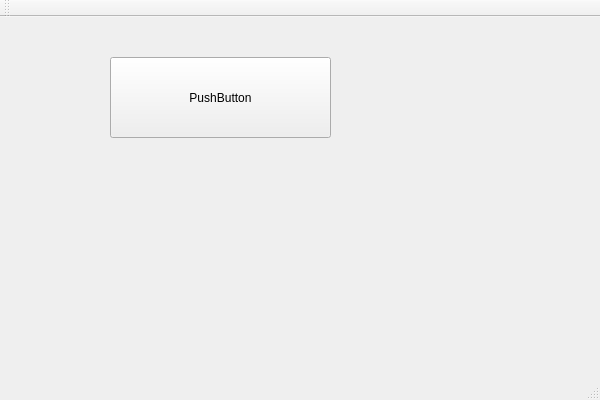
<?xml version="1.0" encoding="UTF-8"?>
<ui version="4.0">
 <class>TaskbarClass</class>
 <widget class="QMainWindow" name="TaskbarClass">
  <property name="geometry">
   <rect>
    <x>0</x>
    <y>0</y>
    <width>600</width>
    <height>400</height>
   </rect>
  </property>
  <property name="windowTitle">
   <string>Taskbar</string>
  </property>
  <widget class="QWidget" name="centralWidget">
   <widget class="QPushButton" name="pushButton">
    <property name="geometry">
     <rect>
      <x>110</x>
      <y>40</y>
      <width>221</width>
      <height>81</height>
     </rect>
    </property>
    <property name="text">
     <string>PushButton</string>
    </property>
   </widget>
  </widget>
  <widget class="QMenuBar" name="menuBar">
   <property name="geometry">
    <rect>
     <x>0</x>
     <y>0</y>
     <width>600</width>
     <height>21</height>
    </rect>
   </property>
  </widget>
  <widget class="QToolBar" name="mainToolBar">
   <attribute name="toolBarArea">
    <enum>TopToolBarArea</enum>
   </attribute>
   <attribute name="toolBarBreak">
    <bool>false</bool>
   </attribute>
  </widget>
  <widget class="QStatusBar" name="statusBar"/>
 </widget>
 <layoutdefault spacing="6" margin="11"/>
 <resources>
  <include location="Taskbar.qrc"/>
 </resources>
 <connections/>
</ui>
